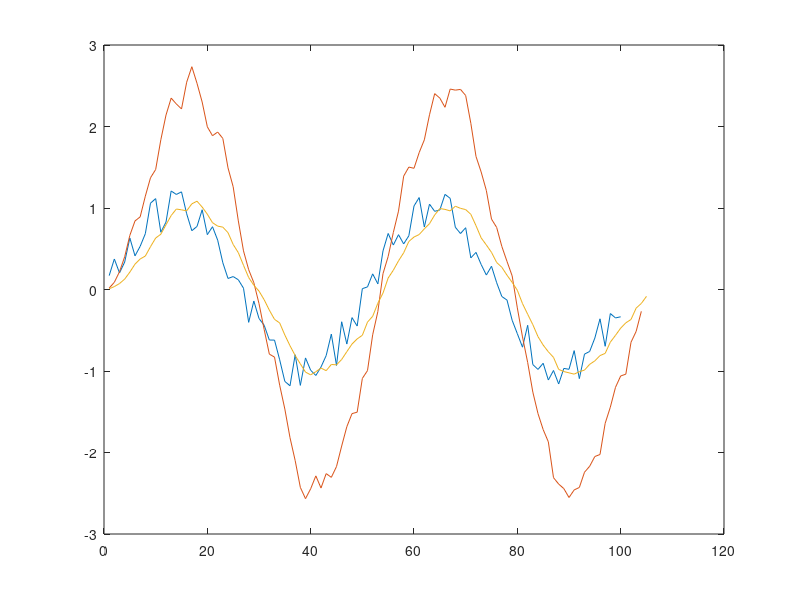

Write the MATLAB code that produced this figure.
clear all;
R = 100;
f = 0.02;
m = 0:R-1;
s = sin(2*pi*f*m); % sinyal aslinya
d = 0.5*(rand(1,R) - 0.5);
x = s + d;
h1 = [0.1 0.3 0.5 0.7 0.8 ];
h2 = [0.05 0.1 0.15 0.2 0.25 0.25];
y = conv(x,h1);
z = conv(x,h2);
plot(x);
hold on;
plot(y);
hold on;
plot(z);
